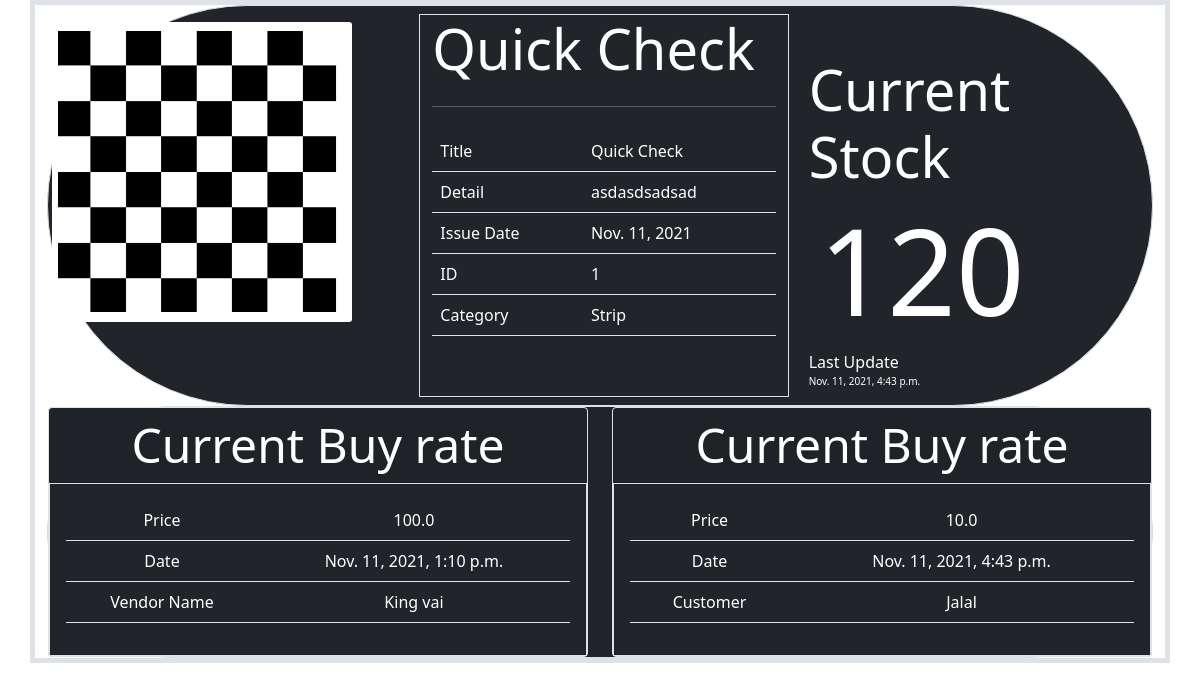
Before: /prodcut/detail/1 with the older database file.
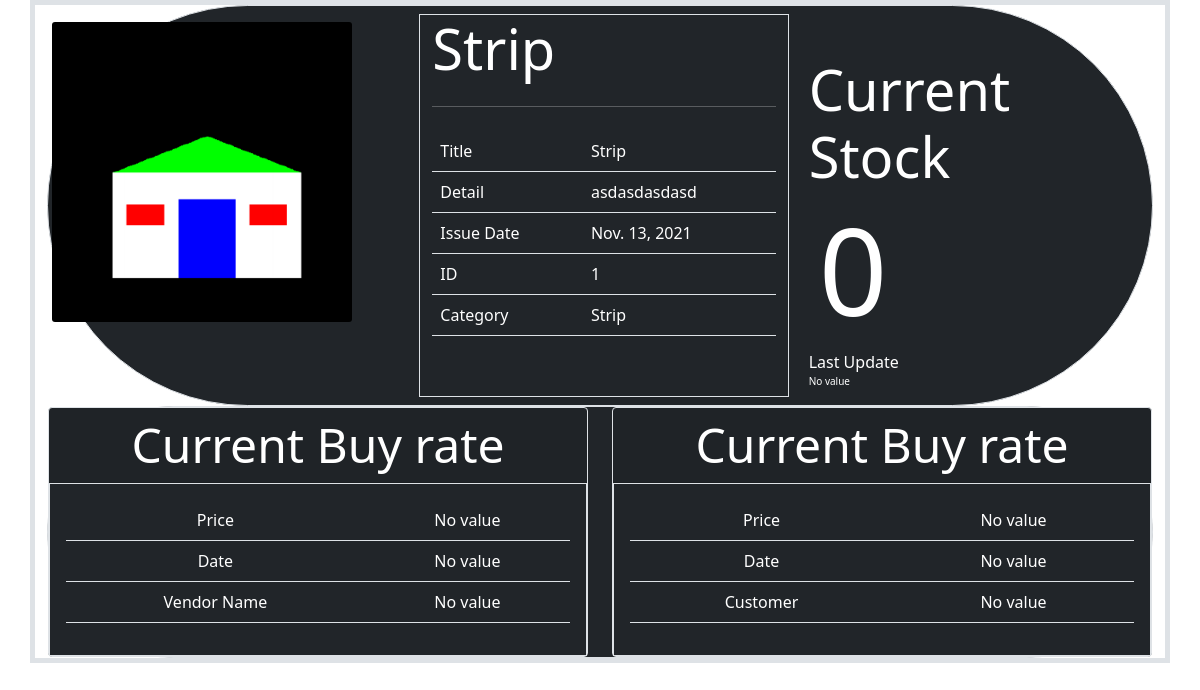
After: the same page with the newer database file.
### Products/models.py (models this page shows, shortened)
class Product(models.Model):
   title          =  models.CharField(max_length=100)
   detail         = models.TextField(max_length=100)
   creator        = models.ForeignKey(User,on_delete=models.CASCADE)
   category       = models.ForeignKey(Product_Category,on_delete=models.CASCADE)
   unit           = models.ForeignKey(Product_Unit,on_delete=models.CASCADE)
   product_photo  = models.ImageField(upload_to=upload_image_path,null=True)
   upload_date    = models.DateField(auto_now_add=True)

class Product_Category(models.Model):
   category = models.CharField(max_length=50)
   def __str__(self):
      return self.category

### Transaction_app/models.py (models this page shows, shortened)
class Inventory(models.Model):
   product                = models.ForeignKey(Product, on_delete=models.CASCADE)
   purchase               =models.ForeignKey(Purchase, on_delete=models.CASCADE,null=True)
   sale                   = models.ForeignKey(Sale, on_delete=models.CASCADE,default=0,null=True)
   purchase_quantity      = models.FloatField(default=0,null=True)
   sale_quantity          = models.FloatField(default=0,null=True)
   total_quantity_balance = models.FloatField(default=0)
   updated_date           = models.DateTimeField(null=True)
   class Meta:
      verbose_name_plural = "Inventroy"

class Purchase(models.Model):
   product            = models.ForeignKey(Product,on_delete=models.CASCADE)
   vendor             = models.ForeignKey(Vendor,on_delete=models.CASCADE)
   quantity           = models.FloatField()
   price              = models.FloatField()
   transaction_method = models.ForeignKey(Transaction_Method,on_delete=models.CASCADE,null=True,default="None")
   total_amount       = models.FloatField(editable=False,default=0)
   purchase_date      = models.DateTimeField(auto_now_add=True)
   class Meta:
      verbose_name_plural="Purchase Data"

class Sale(models.Model):
   product            = models.ForeignKey(Product, on_delete=models.CASCADE)
   customer           = models.ForeignKey(customer, on_delete=models.CASCADE)
   quantity           = models.FloatField()
   price              = models.FloatField()
   total_amount       = models.FloatField(editable=False,default=0)
   transaction_method = models.ForeignKey(Transaction_Method,on_delete=models.CASCADE,null=True,default="None")
   sale_date          = models.DateTimeField(auto_now_add=True)
   class Meta:
      verbose_name_plural="Sale Data"

### Vendor_Company/models.py (models this page shows)
class Vendor(models.Model):
   vendor_name = models.CharField(max_length=100,null=True)
   country = models.CharField(max_length=50,null=True)
   address = models.CharField(max_length=100,null=True)
   phone_number = models.IntegerField(null=True)
   email = models.EmailField(max_length=20,null=True)
   vendor_photo = models.ImageField(upload_to=upload_image_path,null=True)
   running_status = models.BooleanField(null=True)
   def __str__(self):
      return self.vendor_name

### Customer_data/models.py (models this page shows)
class customer(models.Model):
   customer_name = models.CharField(max_length=50)
   phone_number = models.CharField(max_length=20)
   address = models.CharField(max_length=30)
   craeted_date = models.DateTimeField(auto_now_add=True)
   active_status = models.BooleanField(null=True)
   class Meta:
      verbose_name_plural="Customer Data"
   def __str__(self):
      return str(self.customer_name)

### Products/views.py (the view)
# urls.py: path('detail/<int:pk>',product_detail,name = 'product_detail_link')
def product_detail(request,*args,**kwargs):
   query_set = Product.objects.filter(id = kwargs['pk'])
   stock_query = Inventory.objects.filter(product_id=kwargs['pk']).order_by('-id').first()
   last_purchase_rate = Purchase.objects.filter(product_id=kwargs['pk']).order_by('-id').first()
   last_sell_rate = Sale.objects.filter(product_id=kwargs['pk']).order_by('-id').first()
   if stock_query and last_purchase_rate and last_sell_rate:
      total_stock = stock_query.total_quantity_balance
      update_date = stock_query.updated_date
      last_pur_rate   = last_purchase_rate.price
      last_pur_rate_date = last_purchase_rate.purchase_date
      last_pur_vendor = last_purchase_rate.vendor
      last_sale_rate   = last_sell_rate.price
      last_sale_rate_date = last_sell_rate.sale_date
      last_sale_customer = last_sell_rate.customer
   else:
      total_stock = 0
      update_date ="No value"
      last_pur_rate = "No value"
      last_pur_rate_date = "No value"
      last_pur_vendor = "No value"
      last_sale_rate = "No value"
      last_sale_rate_date = "No value"
      last_sale_customer = "No value"
   if query_set.exists() and query_set.count() == 1:
      instance = query_set.first()
   else:
      raise Http404("Custom ! error ! nO product Found")
   context ={
      'object':instance,
      'total_last_stock':int(total_stock),
      'update_date':update_date,
      'last_pur_rate':last_pur_rate,
      'last_pur_rate_date':last_pur_rate_date,
      'last_sale_rate':last_sale_rate,
      'last_sale_rate_date':last_sale_rate_date,
      'last_pur_vendor':last_pur_vendor,
      'last_sale_customer':last_sale_customer
   }
   return render(request, 'product_detail.html',context)

### Products/templates/product_detail.html (shortened to what the changed rows need)
{% extends 'bootstrap/cdn.html' %}
{% load static %}
{% block body %}
    <div class="container border border-5">
        <div class="card bg-dark border rounded-pill text-white">
            <div class="row">
                <div class="col align-self-start p-3">
                    <img src="{{ object.product_photo.url }}" class="detail_image card-img" alt="...">
                </div>
                <div class="col border m-2">
                    <h1 class="display-4">{{ object.title }}</h1>
                    <hr class="my-4">
                        <table class="table text-white">
                          <tbody>
                            <tr>
                              <td>Title</td>
                              <td>{{ object.title }}</td>
                            </tr>
                            <tr>
                              <td>Detail</td>
                              <td>{{ object.detail }}</td>
                            </tr>
                            <tr>
                              <td>Issue Date</td>
                              <td>{{ object.upload_date }}</td>
                            </tr>
                            <tr>
                              <td>ID</td>
                              <td>{{ object.pk }}</td>
                            </tr>
                            <tr>
                              <td>Category</td>
                              <td>{{ object.category }}</td>
                            </tr>
                          </tbody>
                        </table>
                </div>
                <div class="col">
                    <div class="align-items-center center_total_stock">
                        <h1 class="display-4">Current Stock</h1>
                        <h1 class="stock_total_number">{{ total_last_stock }}</h1>
                    </div>
                    <div>
                        Last Update
                        <p class="update_date">{{ update_date }}</p>
                    </div>
                </div>
            </div>
        </div>
        <div class="card bg-dark border rounded-pill text-white">
            <div class="row">
                <div class="col text-center">
                    <div class="card bg-dark border text-white">
                      <div class="card-body border">
                          <table class="table text-white">
                          <tbody>
                            <tr>
                              <td>Price</td>
                              <td>{{ last_pur_rate }}</td>
                            </tr>
                              <tr>
                                  <td>Date</td>
                                  <td>{{ last_pur_rate_date }}</td>
                              </tr>
                              <tr>
                                  <td>Vendor Name</td>
                                  <td>{{ last_pur_vendor }}</td>
                              </tr>
                          </tbody>
                        </table>
                      </div>
                    </div>
                </div>
                <div class="col text-center">
                     <div class="card bg-dark border text-white">
                      <div class="card-body border">
                           <table class="table text-white">
                          <tbody>
                            <tr>
                              <td>Price</td>
                              <td>{{ last_sale_rate }}</td>
                            </tr>
                              <tr>
                                  <td>Date</td>
                                  <td>{{ last_sale_rate_date }}</td>
                              </tr>
                            <tr>
                                  <td>Customer</td>
                                  <td>{{ last_sale_customer }}</td>
                              </tr>
                          </tbody>
                        </table>
                      </div>
                    </div>
                </div>
            </div>
        </div>
    </div>
{% endblock body %}

Changed rows visible on the page:
removed Inventory: updated_date "Nov. 11, 2021, 4:43 p.m."
removed Purchase: price "100.0", purchase_date "Nov. 11, 2021, 1:10 p.m."
no longer on this page (row edited): Vendor: vendor_name "King vai"
no longer on this page (row edited): Sale: price "10.0", sale_date "Nov. 11, 2021, 4:43 p.m."
no longer on this page (row edited): customer: customer_name "Jalal"
changed Product "Strip": product_photo: a different picture; title "Quick Check" → "Strip"; detail "asdasdsadsad" → "asdasdasdasd"; upload_date "Nov. 11, 2021" → "Nov. 13, 2021"
Other visible differences:
{{ total_last_stock }}: "120" → "0"
{{ update_date }}: (not shown) → "No value"
{{ last_pur_rate }}: (not shown) → "No value"
{{ last_pur_rate_date }}: (not shown) → "No value"
{{ last_pur_vendor }}: (not shown) → "No value"
{{ last_sale_rate }}: (not shown) → "No value"
{{ last_sale_rate_date }}: (not shown) → "No value"
{{ last_sale_customer }}: (not shown) → "No value"
